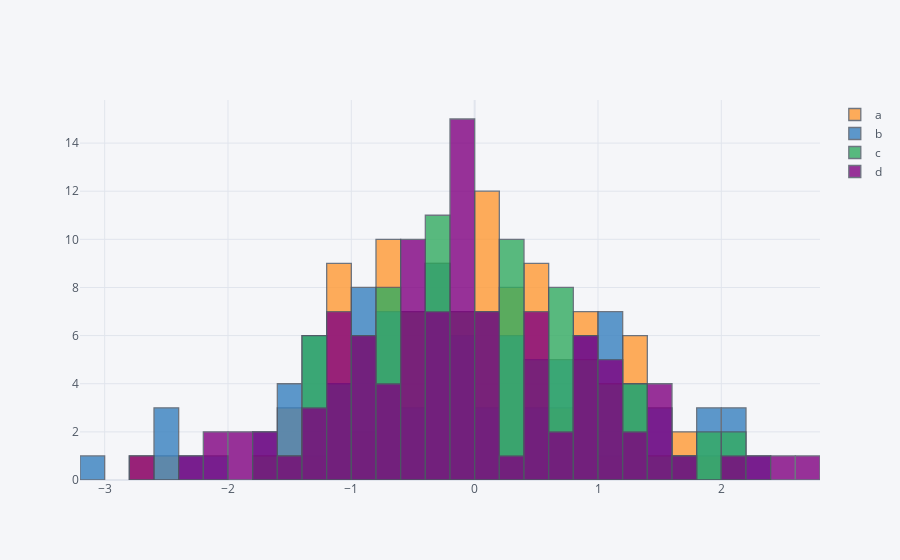

This figure's notebook cell:
### Code cell
dataframe.iplot(kind='hist', bins=30)
